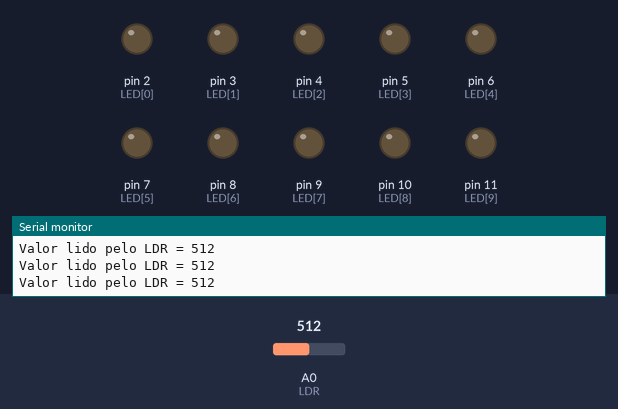
Recording of a sketch running on a simulated Arduino Uno, built with avr-gcc and run on an emulated ATmega328P. Shown: output pins drawn as LEDs (lit = HIGH), the last lines printed to the serial monitor. The test bench sets the inputs (shaded band); at power-on: A0 (LDR) = 512.

Above: at 1.2 s.
1.3 s: A0 (LDR) set to 32
2.8 s: A0 (LDR) set to 28
At 4.0 s:
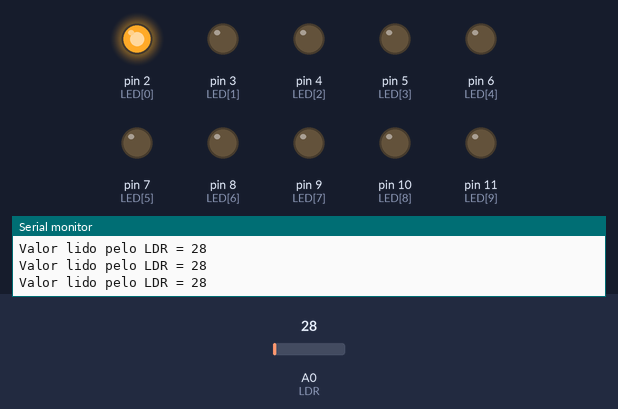
Timing chart, 0 to 5.8 s (numbered marks = the images above; inputs shaded):
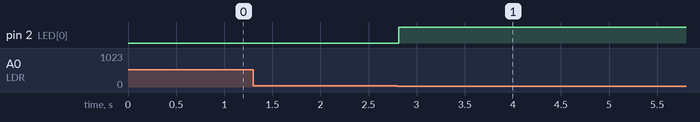

The sketch:

Ativ6_Ex1e2_Aula13e14_SensorLuzBargraph.ino
```cpp
const int LDR = 0;
const int Led = 6;
int ValorLido = 0;
int pwm[] = {0, 0, 0, 0, 0, 0, 0, 0, 0, 0};
int referencial = 30;
int cont = 0;
int flag = 0;
const int LED[] = {2, 3, 4, 5, 6, 7, 8, 9, 10, 11};

void setup()
{
  //pinMode(Led, OUTPUT);

  for (int x = 0; x < 10; x++)
  {
    pinMode(LED[x], OUTPUT);
    Serial.begin(9600);
  }
}
void loop()
{
  ValorLido = analogRead(LDR);

  //ValorLido = 1024 - ValorLido;

  Serial.print("Valor lido pelo LDR = ");
  Serial.println(ValorLido);


  if (ValorLido <= referencial)
  {
    if (flag == 0)
    {
      flag = 1;
      digitalWrite(LED[cont], HIGH);
      cont++;
      if (cont >= 10)
      {
        delay(500);
        for (int x = 0; x < 10; x++)
        {
          digitalWrite(LED[x], LOW);
        }
        delay(500);
        for (int x = 0; x < 10; x++)
        {
          digitalWrite(LED[x], HIGH);
        }
        delay(500);
        for (int x = 0; x < 10; x++)
        {
          digitalWrite(LED[x], LOW);
        }
        cont = 0;
      }
    }

  }
  else
  {
    flag = 0;
  }

  delay(100);

}
```

Measured:
- the behaviour switches between 31 and 30 on A0 (LDR) (found by bisection; images 0 and 1)
- after the input at 2.8 s, pin 2 (LED[0]): LOW → HIGH at once
